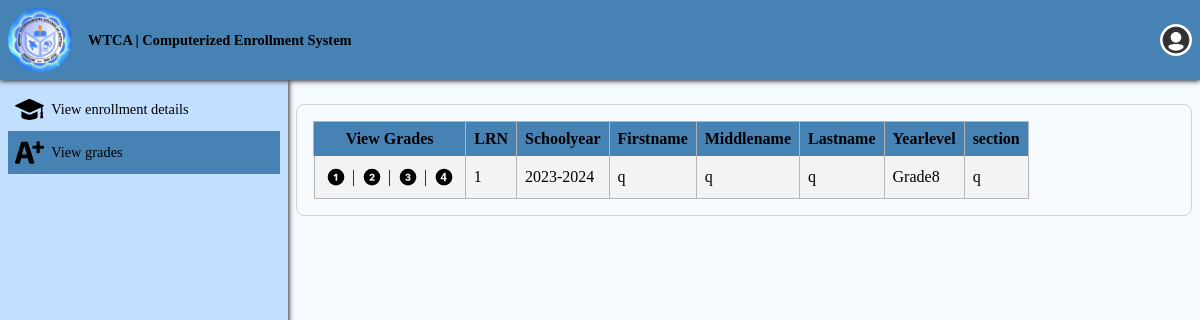
Page /student/view_grades.php (signed in) on the committed database.
### tables this page shows
CREATE TABLE `details` (
  `detail_id` int(11) NOT NULL,
  `school_year_id` int(11) NOT NULL,
  `year_level` enum('Grade7','Grade8','Grade9','Grade10') NOT NULL,
  `section` varchar(100) NOT NULL,
  `student_id` int(11) NOT NULL
);

CREATE TABLE `students` (
  `student_id` int(11) NOT NULL,
  `lrn` int(11) NOT NULL,
  `first_name` varchar(100) NOT NULL,
  `middle_name` varchar(100) NOT NULL,
  `last_name` varchar(100) NOT NULL,
  `suffix` enum('jr.','sr.','i','ii','iii','iv') NOT NULL,
  `sex` enum('male','female') NOT NULL,
  `birth_date` date NOT NULL,
  `address` varchar(100) NOT NULL,
  `contact_number` varchar(15) NOT NULL,
  `email_address` varchar(100) NOT NULL,
  `age` varchar(10) NOT NULL,
  `user_id` int(11) NOT NULL
);

CREATE TABLE `school_year` (
  `school_year_id` int(11) NOT NULL,
  `school_year_value` varchar(100) NOT NULL
);

### student/view_grades.php (the view, shortened to what this page needs)
<!DOCTYPE html>
<html lang="en">
    <?php include("../universal/head.php");?>
    <body>
        <?php include("../universal/top_nav.php");?>
        <?php include("../universal/student_left_nav.php");?>
        <section class="section-content">
            <header class="content-action">
            </header>
            <div class="data">
            <div tableName>
                    <div class="table-data">
                        <table>
                            <thead>
                                <tr>
                                    <th>View Grades</th>
                                    <th>LRN</th>
                                    <th>Schoolyear</th>
                                    <th>Firstname</th>
                                    <th>Middlename</th>
                                    <th>Lastname</th>
                                    <th>Yearlevel</th>
                                    <th>section</th>
                                </tr>
                            </thead>
                            <tbody>
                                <?php
                                   $usrId = $_COOKIE['usrId'];
                                   $query = mysqli_query($conn, "SELECT * FROM `students` INNER JOIN `details` ON `students`.`student_id`=`details`.`student_id` INNER JOIN `school_year` ON `details`.`school_year_id`=`school_year`.`school_year_id` WHERE `user_id`= $usrId");
                                    if(mysqli_num_rows($query)>0){
                                        $rows = mysqli_fetch_assoc($query);?>
                                            <tr>
                                            <td class="td-action">
                                                    <div>
                                                        <img src="../assets/icons/one-closed.svg" onclick="StudentGrades1Cta(<?php echo $rows['student_id'] ?>)">
                                                    </div>
                                                    <span>|</span>
                                                    <div>
                                                        <img src="../assets/icons/two-closed.svg" onclick="StudentGrades2Cta(<?php echo $rows['student_id'] ?>)">
                                                    </div>
                                                    <span>|</span>
                                                    <div>
                                                        <img src="../assets/icons/three-closed.svg" onclick="StudentGrades3Cta(<?php echo $rows['student_id'] ?>)">
                                                    </div>
                                                    <span>|</span>
                                                    <div>
                                                        <img src="../assets/icons/four-closed.svg" onclick="StudentGrades4Cta(<?php echo $rows['student_id'] ?>)">
                                                    </div>
                                                </td>
                                                <td><?php echo $rows['lrn']?></td>
                                                <td><?php echo $rows['school_year_value']?></td>
                                                <td><?php echo $rows['first_name']?></td>
                                                <td><?php echo $rows['middle_name']?></td>
                                                <td><?php echo $rows['last_name']?></td>
                                                <td><?php echo $rows['year_level']?></td>
                                                <td><?php echo $rows['section']?></td>
                                            </tr><?php
                                    }
                                ?>
                            </tbody>
                        </table>
                    </div>
                </div>
            </div>
        </section>
    </body>
</html>

### rows in the picture
details: student.lrn "1", school_year.school_year_value "2023-2024", student.first_name "q", student.middle_name "q", student.last_name "q", year_level "Grade8", section "q"
